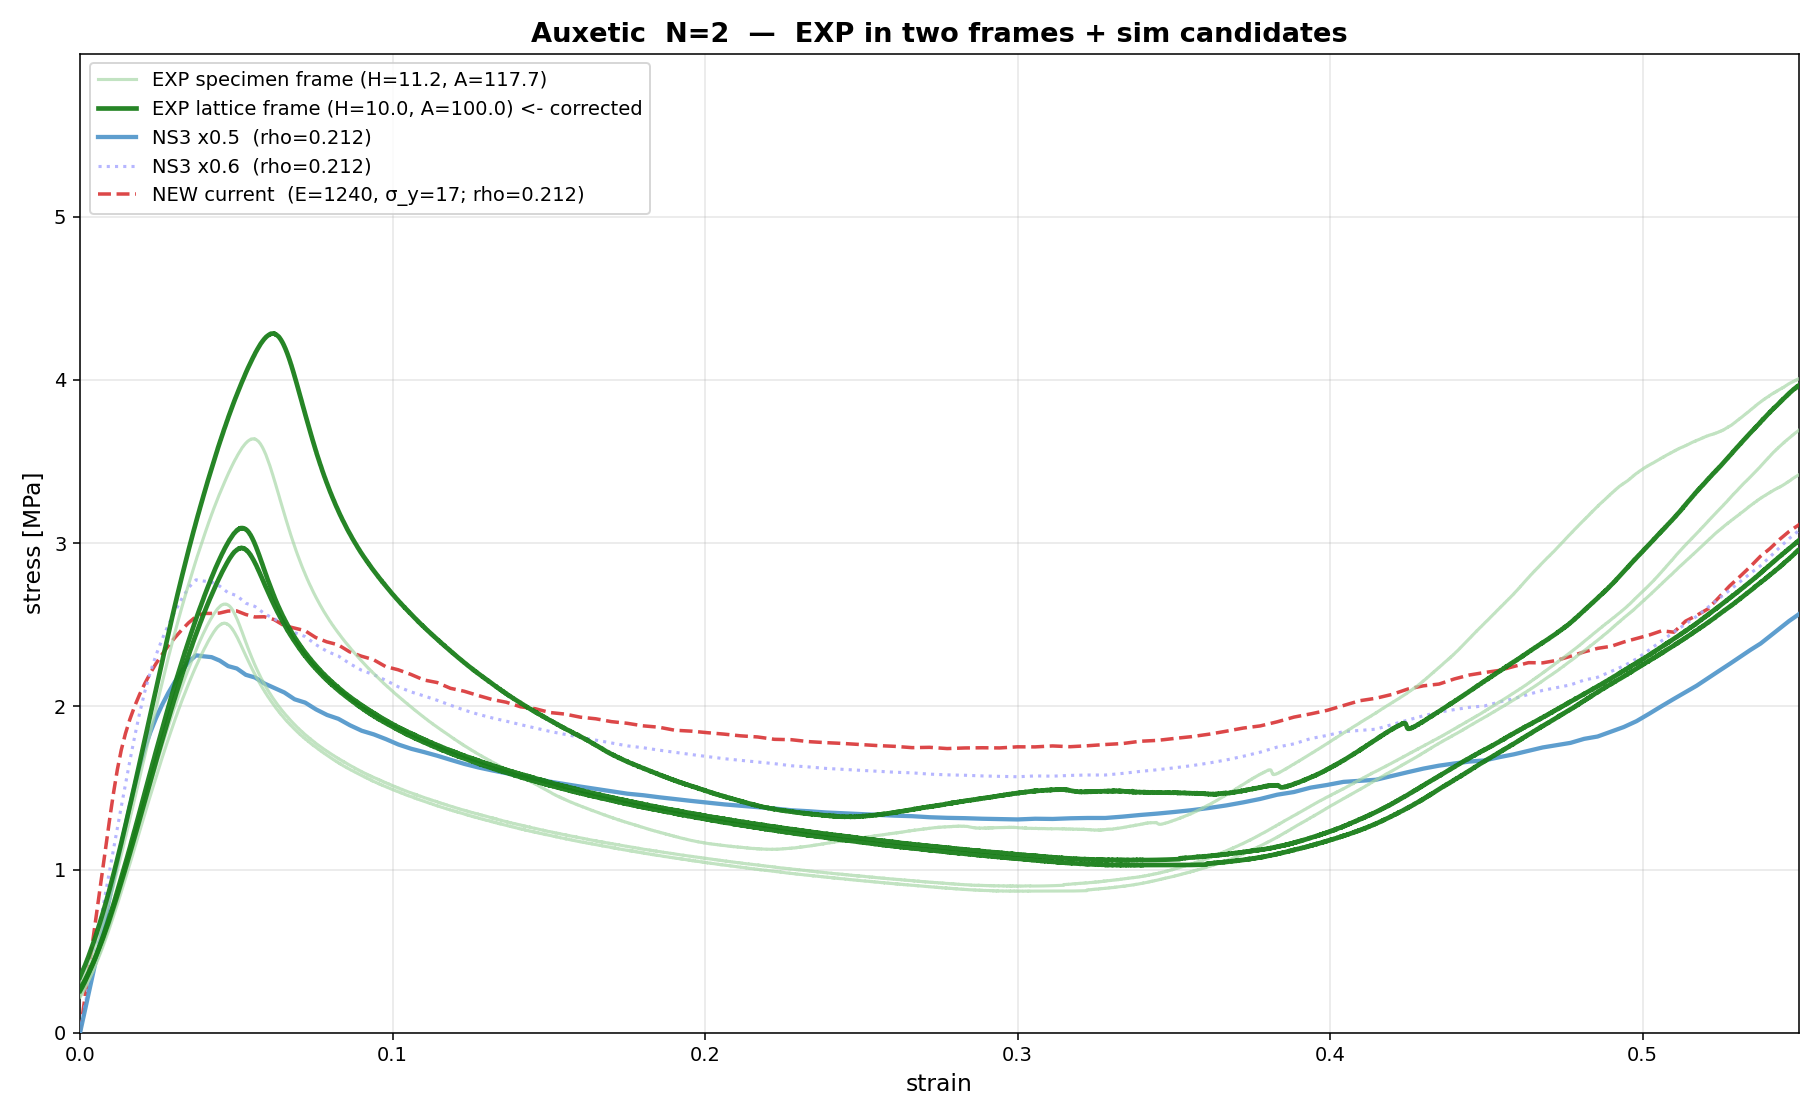

Reproduce this figure in Python.
#!/usr/bin/env python3
"""Auxetic N=2 single-panel: specimen-frame vs lattice-frame experiment overlay."""
import os, numpy as np
import matplotlib
matplotlib.use('Agg')
import matplotlib.pyplot as plt

from compare_n2_full import parse_sim, parse_exp, find_exp, trim_exp, N, CONS, GENROOT, CELL

TOPO = 'Auxetic'
H_LAT = N * CELL          # 10
A_LAT = (N * CELL) ** 2   # 100

new_  = parse_sim(os.path.join(GENROOT, TOPO, '5','0p5','8','StaCompre','feature_data.txt'))
ns3   = parse_sim(os.path.join(CONS, 'simulation','NewSession3',f'{TOPO}__baseline',f'N{N}','feature_data.txt'))

fig, ax = plt.subplots(figsize=(13, 8))

# experiment in BOTH frames
n0 = n1 = 0; max_lat = 0
for sub, csvp in find_exp(TOPO):
    names, dims, specs = parse_exp(csvp)
    for k, (force, disp) in enumerate(specs):
        if force.size == 0 or k >= len(dims): continue
        T, W, H = dims[k]
        if T <= 0 or W <= 0 or H <= 0: continue
        # specimen frame (current/old)
        e1, s1 = trim_exp(disp / H, force / (T * W))
        ax.plot(e1, s1, color='#a8d8a8', lw=1.6, alpha=0.7,
                label=f'EXP specimen frame (H={H:.1f}, A={T*W:.1f})' if n0 == 0 else None, zorder=8)
        # lattice frame (corrected)
        e2, s2 = trim_exp(disp / H_LAT, force / A_LAT)
        ax.plot(e2, s2, color='#1a7e1a', lw=2.4, alpha=0.95,
                label=f'EXP lattice frame (H={H_LAT}, A={A_LAT}) <- corrected' if n1 == 0 else None, zorder=10)
        m = (e2 >= 0) & (e2 <= 0.55)
        if m.any(): max_lat = max(max_lat, float(s2[m].max()))
        n0 += 1; n1 += 1

if ns3 is not None:
    ax.plot(ns3[1], ns3[2] * 0.5, color='#5599cc', lw=2.2, ls='-', alpha=0.95,
            label=f'NS3 x0.5  (rho={ns3[0]:.3f})', zorder=5)
    ax.plot(ns3[1], ns3[2] * 0.6, color='#aaaaff', lw=1.6, ls=':', alpha=0.85,
            label=f'NS3 x0.6  (rho={ns3[0]:.3f})', zorder=4)
if new_ is not None:
    ax.plot(new_[1], new_[2], color='#d62728', lw=1.8, ls='--', alpha=0.85,
            label=f'NEW current  (E=1240, σ_y=17; rho={new_[0]:.3f})', zorder=3)

ax.set_title(f'{TOPO}  N=2  —  EXP in two frames + sim candidates',
             fontsize=14, fontweight='bold')
ax.set_xlabel('strain', fontsize=12)
ax.set_ylabel('stress [MPa]', fontsize=12)
ax.set_xlim(0, 0.55)
ax.set_ylim(0, max_lat * 1.4)
ax.grid(True, alpha=0.3)
ax.legend(fontsize=10, loc='upper left')

plt.tight_layout()
out = os.path.join(CONS, 'compare_frame_aux.png')
plt.savefig(out, dpi=140); plt.close(fig)
print('Saved:', out)
